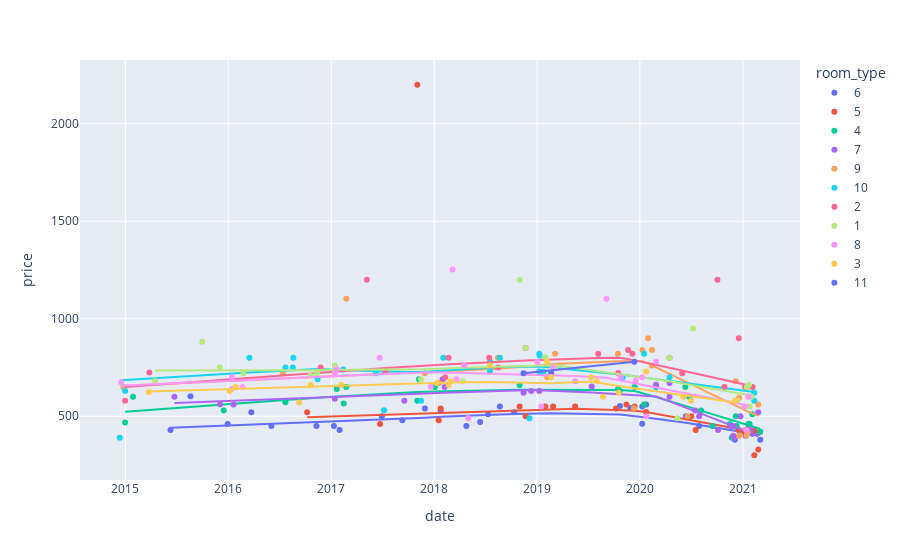

Notebook source saved alongside this figure:
### Code cell
fig = px.scatter(df_318_rus, x="date", y="price", color="room_type", trendline="lowess")
fig.show()
